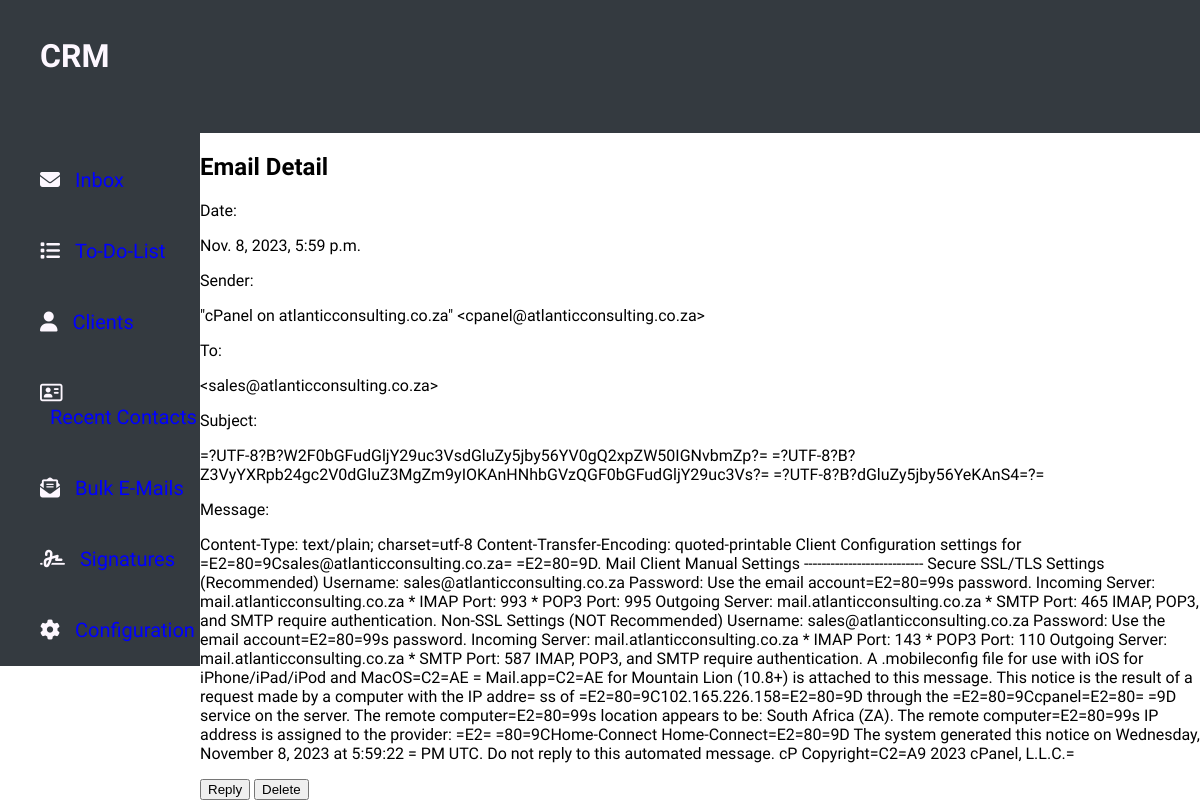
The app's page /email/7/ with its own data.
### A_Email/models.py (models this page shows, shortened)
class Email(models.Model):
    user = models.ForeignKey(Usr, on_delete=models.CASCADE)
    dateReceived = models.DateTimeField()
    sender = models.CharField(max_length=100)
    to = models.CharField(max_length=100)
    subject = models.CharField(max_length=100)
    message = models.TextField()
    read = models.BooleanField(default=False)
    class Meta:
        unique_together = ('sender', 'subject', 'dateReceived')

### A_Email/views.py (the view)
# urls.py: path('<int:email_id>/', views.read_mail, name="read_mail"),
def read_mail(request, email_id):
    email = Email.objects.get(pk=email_id)
    print(email.subject)
    return render(request, "email_detail.html", {'email': email})

### templates/email_detail.html
{% extends 'main.html'%}
{% block content %}
<h2>Email Detail</h2>
<div class="date">
    <label for="date">Date: </label>
    <p>{{email.dateReceived}}</p>
</div>
<div class="sender">
    <label for="sender">Sender:</label>
    <p>{{email.sender}}</p>
</div>
<div class="to">
    <label for="to">To: </label>
    <p>{{email.to}}</p>
</div>
<div class="subject">
    <label for="subject">Subject: </label>
    <p>{{email.subject}}</p>
</div>
<div class="message">
    <label for="message">Message: </label>
    <p>{{email.message}}</p>
</div>
<div class="actions">
    <button>Reply</button>
    <button>Delete</button>
</div>
{% endblock %}

### static/main.css (style rules this page uses)
:root { --writing-color: #FDF7FF; --background-color: #343a40; --button-color: #00A989; }
body { margin: 0px; display: grid; height: 100%; grid-template-rows: repeat(12, 1fr); grid-template-columns: repeat(12, 1fr); font-family: 'Familjen Grotesk', sans-serif; }

### records on screen
Email: dateReceived "Nov. 8, 2023, 5:59 p.m.", sender "\"cPanel on atlanticconsulting.co.za\" <cpanel@atlanticconsulting.co.za>", to "<sales@atlanticconsulting.co.za>", subject "=?UTF-8?B?W2F0bGFudGljY29uc3VsdGluZy5jby56YV0gQ2xpZW50IGNvbmZp?= =?UTF-8?B?Z3VyYXRpb24gc2V0dGluZ3MgZm9yIOKAnHNhbGVzQGF0bGFudGljY29uc3Vs?= =?UTF-8?B?dGluZy5jby56YeKAnS4=?=", message "Content-Type: text/plain; charset=utf-8 Content-Transfer-Encoding: quoted-printable Client Configuration settings for =E2=80=9Csales@atlanticconsulting.co.za= =E2=80=9D. Mail Client Manual Settings --------------------------- Secure SSL/TLS Settings (Recommended) Username: sales@atlanticconsulting.co.za Password: Use the email account=E2=80=99s password. Incoming Server: mail.atlanticconsulting.co.za * IMAP Port: 993 * POP3 Port: 995 Outgoing Server: mail.atlanticconsulting.co.za * SMTP Port: 465 IMAP, POP3, and SMTP require authentication. Non-SSL Settings (NOT Recommended) Username: sales@atlanticconsulting.co.za Password: Use the email account=E2=80=99s password. Incoming Server:…"
